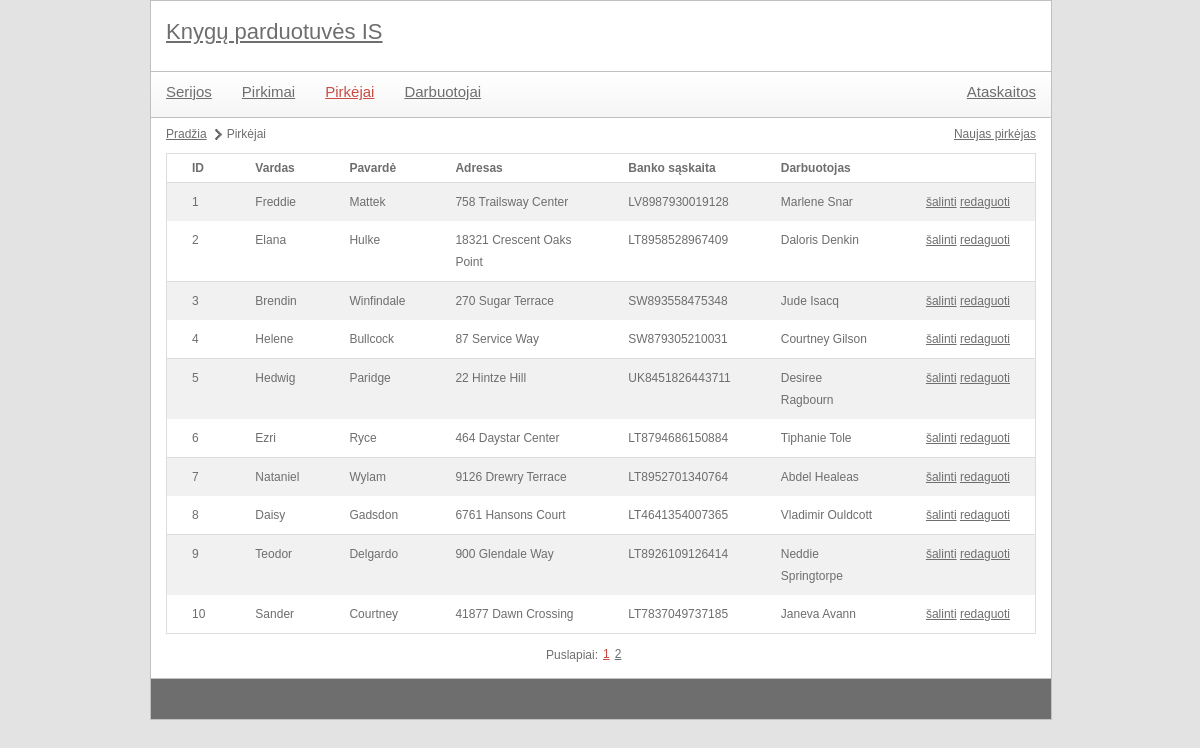
Screenshot of /index.php?module=buyer&action=list with the database file from the repository.
### tables this page shows
CREATE TABLE `pirkejas` (
  `id_Pirkejas` int(11) NOT NULL,
  `Vardas` varchar(255) NOT NULL,
  `Pavarde` varchar(255) NOT NULL,
  `Adresas` varchar(255) NOT NULL,
  `Banko_saskaita` varchar(255) NOT NULL,
  `Telefono_numeris` int(11) DEFAULT NULL,
  `El_pastas` varchar(255) NOT NULL,
  `Gimimo_data` varchar(255) NOT NULL,
  `fk_Darbuotojasid_Darbuotojas` int(11) NOT NULL
);

CREATE TABLE `darbuotojas` (
  `id_Darbuotojas` int(11) NOT NULL,
  `Vardas` varchar(255) NOT NULL,
  `Pavarde` varchar(255) NOT NULL,
  `Pareigos` varchar(255) NOT NULL,
  `fk_Parduotuveid_Parduotuve` int(11) NOT NULL
);

### controls/buyer_list.php (called while the page is built)
<?php
include 'libraries/buyer.class.php';
$buyerObj = new buyer();
$elementCount = $buyerObj->getBuyersListCount();
include 'utils/paging.class.php';
$paging = new paging(config::NUMBER_OF_ROWS_IN_PAGE);
$paging->process($elementCount, $pageId);
$data = $buyerObj->getBuyersList($paging->size, $paging->first);
include 'templates/buyer_list.tpl.php';
?>

### index.php (called while the page is built, shortened)
<?php
	include 'utils/mysql.class.php';
	if(isset($_GET['module'])) {
		$module = mysql::escape($_GET['module']);
	}
	include 'templates/main.tpl.php';
?>

### utils/mysql.class.php (called while the page is built, shortened)
<?php
class mysql {
    protected static $connection;
    public static function connect() {
		if(!isset(self::$connection)) {
            self::$connection = new mysqli(config::DB_SERVER, config::DB_USERNAME, config::DB_PASSWORD, config::DB_NAME);
        }
        return self::$connection;
    }
    public static function query($query) {
        $connection = mysql::connect();
        $result = $connection->query($query);
        return $result;
    }
    public static function select($query) {
        $rows = array();
        $result = mysql::query($query);
        while ($row = $result->fetch_assoc()) {
            $rows[] = $row;
        }
        return $rows;
    }
	public static function escape($field) {
		$connection =  mysql::connect();
		return mysqli_real_escape_string($connection, $field);
	}
}

### utils/paging.class.php (called while the page is built, shortened)
<?php
class paging {
	public $size;
	public function __construct($rowsPerPage) {
		$this->size = $rowsPerPage;
	}
	public function process($total, $currentPage) {
		$this->first = ($currentPage - 1) * $this->size;
	}
}
?>

### libraries/buyer.class.php (called while the page is built, shortened)
<?php
class buyer
{
    private $pirkejas_lentele = '';
    private $darbuotojas_lentele = '';
    public function __construct(){
        $this->pirkejas_lentele = 'pirkejas';
        $this->darbuotojas_lentele = 'darbuotojas';
    }
    public function getBuyersList($limit = null, $offset = null)
    {
        $limitOffsetString = "";
        if (isset($limit)) {
            $limitOffsetString .= " LIMIT {$limit}";
            if (isset($offset)) {
                $limitOffsetString .= " OFFSET {$offset}";
            }
        }
        $query = "  SELECT `{$this->pirkejas_lentele}`.`id_Pirkejas`,
						   `{$this->pirkejas_lentele}`.`Vardas`,
                           `{$this->pirkejas_lentele}`.`Pavarde`,
                           `{$this->pirkejas_lentele}`.`Adresas`,
                           `{$this->pirkejas_lentele}`.`Banko_saskaita`,
                           `{$this->pirkejas_lentele}`.`Telefono_numeris`,
                           `{$this->pirkejas_lentele}`.`Gimimo_data`,
                           `{$this->darbuotojas_lentele}`.`Vardas` AS `darbuotojo_vardas`,
						   `{$this->darbuotojas_lentele}`.`Pavarde` AS `darbuotojo_pavarde`
					FROM `{$this->pirkejas_lentele}`
						LEFT JOIN `{$this->darbuotojas_lentele}`
							ON `{$this->pirkejas_lentele}`.`fk_Darbuotojasid_Darbuotojas`=`{$this->darbuotojas_lentele}`.`id_Darbuotojas` {$limitOffsetString}";
        $data = mysql::select($query);
        return $data;
    }
}

### templates/buyer_list.tpl.php (the view, shortened to what this page needs)
<ul id="pagePath">
    <li><a href="index.php">Pradžia</a></li>
    <li>Pirkėjai</li>
</ul>
<div id="actions">
    <a href='index.php?module=<?php echo $module; ?>&action=create'>Naujas pirkėjas</a>
</div>
<table class="listTable">
    <tr>
        <th>ID</th>
        <th>Vardas</th>
        <th>Pavardė</th>
        <th>Adresas</th>
        <th>Banko sąskaita</th>
        <th>Darbuotojas</th>
        <th></th>
    </tr>
    <?php
    foreach($data as $key => $val) {
        echo
            "<tr>"
            . "<td>{$val['id_Pirkejas']}</td>"
            . "<td>{$val['Vardas']}</td>"
            . "<td>{$val['Pavarde']}</td>"
            . "<td>{$val['Adresas']}</td>"
            . "<td>{$val['Banko_saskaita']}</td>"
            . "<td>{$val['darbuotojo_vardas']} {$val['darbuotojo_pavarde']}</td>"
            . "<td>"
            . "<a href='#' onclick='showConfirmDialog(\"{$module}\", \"{$val['id_Pirkejas']}\"); return false;' title=''>šalinti</a>&nbsp;"
            . "<a href='index.php?module={$module}&action=edit&id={$val['id_Pirkejas']}' title=''>redaguoti</a>"
            . "</td>"
            . "</tr>";
    }
    ?>
</table>
<?php
include 'templates/paging.tpl.php';
?>

### style/main.css (style rules this page uses)
body { color: #6e6e6e; font-family: Verdana, Geneva, sans-serif; font-size: 12px; background-color: #e3e3e3; width: 900px; margin: 0px auto; }
a { color: #6e6e6e; }
#contentMain table { margin-top: 3px; width: 100%; border-collapse: collapse; border: 1px solid #ddd; }
#contentMain table th { text-align: left; padding: 8px 25px; font-weight: bold; }
#contentMain table th:last-child { width: 40px; }
#contentMain table th:first-child { border-top-left-radius: 5px; moz-border-top-left-radius: 5px; }
#contentMain table th:last-child { border-top-right-radius: 5px; moz-border-top-right-radius: 5px; }
#contentMain table.listTable tr:nth-child(even) { background-color: #f1f1f1; }
#contentMain table td { padding: 8px 25px; text-align: center; line-height: 22px; text-align: left; }
#contentMain table tr:last-child td:first-child { border-bottom-left-radius: 5px; moz-border-bottom-left-radius: 5px; }
#contentMain table tr:last-child td:last-child { border-bottom-right-radius: 5px; moz-border-bottom-right-radius: 5px; }
#contentMain table.listTable tr:nth-child(odd) { background-color: #fff; border-bottom: 1px solid #ddd; }
#contentMain #pagePath { margin: 10px 0px 10px 0px; display: block; float: left; }
#contentMain #pagePath li { float: left; display: block; margin-right: 5px; background: url(images/page-path-separator.png) center right no-repeat; padding-right: 15px; }
#contentMain #pagePath li:last-child { background: none; }
#contentMain #actions { float: right; margin: 10px 0px 0px 0px; }
#contentMain #actions a { margin-left: 7px; }

### rows the page displays
pirkejas: id_Pirkejas "1", Vardas "Freddie", Pavarde "Mattek", Adresas "758 Trailsway Center", Banko_saskaita "LV8987930019128", fk_Darbuotojasid_Darbuotojas.Vardas "Marlene", fk_Darbuotojasid_Darbuotojas.Pavarde "Snar"
pirkejas: id_Pirkejas "2", Vardas "Elana", Pavarde "Hulke", Adresas "18321 Crescent Oaks Point", Banko_saskaita "LT8958528967409", fk_Darbuotojasid_Darbuotojas.Vardas "Daloris", fk_Darbuotojasid_Darbuotojas.Pavarde "Denkin"
pirkejas: id_Pirkejas "3", Vardas "Brendin", Pavarde "Winfindale", Adresas "270 Sugar Terrace", Banko_saskaita "SW893558475348", fk_Darbuotojasid_Darbuotojas.Vardas "Jude", fk_Darbuotojasid_Darbuotojas.Pavarde "Isacq"
pirkejas: id_Pirkejas "4", Vardas "Helene", Pavarde "Bullcock", Adresas "87 Service Way", Banko_saskaita "SW879305210031", fk_Darbuotojasid_Darbuotojas.Vardas "Courtney", fk_Darbuotojasid_Darbuotojas.Pavarde "Gilson"
pirkejas: id_Pirkejas "5", Vardas "Hedwig", Pavarde "Paridge", Adresas "22 Hintze Hill", Banko_saskaita "UK8451826443711", fk_Darbuotojasid_Darbuotojas.Vardas "Desiree", fk_Darbuotojasid_Darbuotojas.Pavarde "Ragbourn"
pirkejas: id_Pirkejas "6", Vardas "Ezri", Pavarde "Ryce", Adresas "464 Daystar Center", Banko_saskaita "LT8794686150884", fk_Darbuotojasid_Darbuotojas.Vardas "Tiphanie", fk_Darbuotojasid_Darbuotojas.Pavarde "Tole"
pirkejas: id_Pirkejas "7", Vardas "Nataniel", Pavarde "Wylam", Adresas "9126 Drewry Terrace", Banko_saskaita "LT8952701340764", fk_Darbuotojasid_Darbuotojas.Vardas "Abdel", fk_Darbuotojasid_Darbuotojas.Pavarde "Healeas"
pirkejas: id_Pirkejas "8", Vardas "Daisy", Pavarde "Gadsdon", Adresas "6761 Hansons Court", Banko_saskaita "LT4641354007365", fk_Darbuotojasid_Darbuotojas.Vardas "Vladimir", fk_Darbuotojasid_Darbuotojas.Pavarde "Ouldcott"
pirkejas: id_Pirkejas "9", Vardas "Teodor", Pavarde "Delgardo", Adresas "900 Glendale Way", Banko_saskaita "LT8926109126414", fk_Darbuotojasid_Darbuotojas.Vardas "Neddie", fk_Darbuotojasid_Darbuotojas.Pavarde "Springtorpe"
pirkejas: id_Pirkejas "10", Vardas "Sander", Pavarde "Courtney", Adresas "41877 Dawn Crossing", Banko_saskaita "LT7837049737185", fk_Darbuotojasid_Darbuotojas.Vardas "Janeva", fk_Darbuotojasid_Darbuotojas.Pavarde "Avann"

### other values shown
$value['page'] "1"
$value['page'] "2"
